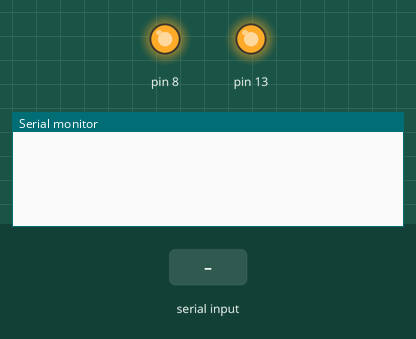
Bench run of a sketch on a simulated Arduino Uno, built with avr-gcc and run on an emulated ATmega328P. Parts: output pins drawn as LEDs (lit = HIGH), the last lines printed to the serial monitor. The inputs (shaded band) are chosen by the test bench.

Above: at 1.2 s.
1.3 s: "reset" received over the second serial link
At 2.2 s:
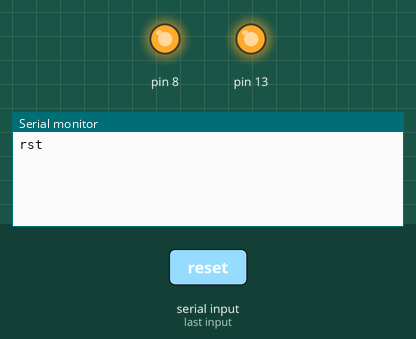
2.8 s: "1" received over the second serial link
At 3.4 s:
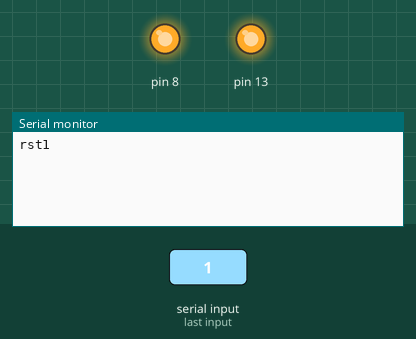

The sketch:

prueba_bluetooth.ino
```cpp
#include <SoftwareSerial.h>   // Incluimos la librería  SoftwareSerial
SoftwareSerial BT(10,11);    // Definimos los pines RX y TX del Arduino conectados al Bluetooth
// Rx del bluetooh va al 11
//Tx del bluetooth va al 10

void setup()
{
  BT.begin(9600);       // Inicializamos el puerto serie BT (Para Modo AT 2)
  Serial.begin(9600);   // Inicializamos  el puerto serie
  pinMode(8, OUTPUT);
  digitalWrite(8, HIGH);
  pinMode(13, OUTPUT);
  digitalWrite(13, HIGH);
}

void loop()
{
  if(BT.available())    // Si llega un dato por el puerto BT se envía al monitor serial
  {
    Serial.write(BT.read());
    if(BT.read()=="reset"){
        digitalWrite(13, LOW);
        delay(2000);
        digitalWrite(13, HIGH);
    }

  }

  if(Serial.available())  // Si llega un dato por el monitor serial se envía al puerto BT
  {
     BT.write(Serial.read());
  }
}
```

Measured:
- after the input at 1.3 s, the serial monitor: prints a new line at once (image 1)
- after the input at 2.8 s, the serial monitor: prints a new line at once (image 2)
